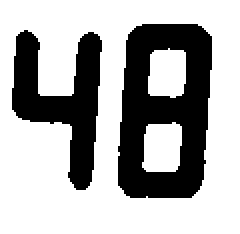
#> input picture test/test48.jpg, 120 x 117 px, found by its file name (shown 2 times larger)
$ python test.py
#> lines starting #> are read from the running program, lines starting #| are printed output that depends on the picture; after the words box and inside, x2 and y2 are one past the last pixel; in counts of white or black regions, pixels touching at a corner belong together
import cv2
import numpy as np
from PIL import Image

img = cv2.imread("C:/Code/OCR/test/test123.jpg")
img = cv2.imread("C:/Code/OCR/test/test48.jpg")
#> img is the input picture: shape (117, 120, 3); 68.1% white; 2 black regions, box (x1, y1, x2, y2) and area: (59, 12, 106, 99) 2808, (6, 15, 51, 95) 1672

cv2.imshow("test", img)
cv2.waitKey(0)

SegmentMask = (
    (1, 1, 1, 1, 1, 1, 0, 0),  # 0
    (1, 1, 1, 1, 1, 1, 1, 1),  # 1
    (1, 1, 0, 1, 1, 0, 1, 0),  # 2
    (1, 1, 1, 1, 0, 0, 1, 0),  # 3
    (0, 1, 1, 0, 0, 1, 1, 0),  # 4
    (1, 0, 1, 1, 0, 1, 1, 0),  # 5
    (0, 0, 1, 1, 1, 1, 1, 0),  # 6
    (1, 1, 1, 0, 0, 0, 0, 0),  # 7
    (1, 1, 1, 1, 1, 1, 1, 0),  # 8
    (1, 1, 1, 0, 0, 1, 1, 0),  # 9
)

NumSegments = 8
TestWindowSize: int = 2
ThresholdPct = 0.4


def preProcessing(img):
    img = cv2.cvtColor(img, cv2.COLOR_BGR2GRAY)
    img = cv2.GaussianBlur(img, (5, 5), 0)
    img = cv2.threshold(img, 0, 255, cv2.THRESH_BINARY + cv2.THRESH_OTSU)[1]
    return img


def cut(img):
    img = crop(img)

    h, w = img.shape
    marge = 0
    menge = 0
    for i in range(w):
        if img[:, i].all() == True:
            marge += i
            menge += 1
    try:
        middle = round(marge / menge)
    except:
        middle = round(w / 2)
    # cv2.line(img, (middle, 0), (middle, h), color=(0, 0, 0), thickness=2)
    cv2.imshow("", img)
    cv2.waitKey(0)

    # middle = round(w / 2)
    print(img[:, middle].all())
    # img = cv2.line(img, (middle, 0), (middle, h), color=(0, 0, 0), thickness=2)
    if img[:, middle].all() == True:
        print("Test")
        img1 = img[0:h, 0:middle]
        img2 = img[0:h, middle:w]
        img1 = crop(img1)
        img2 = crop(img2)
        return img1, img2
    else:
        return img, None


def crop(img):
    array = np.array(img)

    blacky, blackx = np.where(array == 0)

    top, bottom = blacky[0], blacky[-1]
    # Find first and last column containing yellow pixels

    left, right = min(blackx), max(blackx)

    img = array[top + 2 : bottom - 2, left + 2 : right - 2]

    return img


def deskew(img):
    rows, cols = img.shape

    blacky, blackx = np.where(img == 0)

    topleft = [blackx[0], blacky[0]]
    topright = [max(blackx), blacky[0]]
    bottomleft = [min(blackx), blacky[-15]]

    img = cv2.circle(img, bottomleft, 2, 0, 2)

    cv2.imshow("test", img)
    cv2.waitKey(0)
    pts1 = np.float32([topleft, topright, bottomleft])
    pts2 = np.float32([topleft, topright, [blackx[0], max(blacky)]])

    M = cv2.getAffineTransform(pts1, pts2)
    dst = cv2.warpAffine(img, M, (cols, rows), borderValue=(255, 255, 255))

    return dst


def read(img):
    rows, cols = img.shape

    SegmentTestPoints = (
        (
            (round(cols * 0.4), round(rows * 0.05)),
            (round(cols * 0.6), round(rows * 0.05)),
        ),  # 0
        (
            (round(cols * 0.9), round(rows * 0.25)),
            (round(cols * 0.9), round(rows * 0.35)),
        ),  # 1
        (
            (round(cols * 0.9), round(rows * 0.65)),
            (round(cols * 0.9), round(rows * 0.75)),
        ),  # 2
        (
            (round(cols * 0.4), round(rows * 0.95)),
            (round(cols * 0.6), round(rows * 0.95)),
        ),  # 3
        (
            (round(cols * 0.1), round(rows * 0.65)),
            (round(cols * 0.1), round(rows * 0.75)),
        ),  # 4
        (
            (round(cols * 0.15), round(rows * 0.25)),
            (round(cols * 0.15), round(rows * 0.35)),
        ),  # 5
        (
            (round(cols * 0.4), round(rows * 0.5)),
            (round(cols * 0.6), round(rows * 0.5)),
        ),  # 6
        (
            (round(cols * 0.5), round(rows * 0.3)),
            (round(cols * 0.5), round(rows * 0.7)),
        ),  # 7 check for 1
    )

    if len(img.shape) > 2 and img.shape[2] != 1:
        raise TypeError("Input image is not grayscale.")

    half_window = int(TestWindowSize / 2)
    max_val = np.iinfo(img.dtype).max
    is_seg_active = list()

    for seg in range(NumSegments):
        test_pts = SegmentTestPoints[seg]
        num_pts = len(test_pts)
        pt_vals = list()

        for pt_idx in range(num_pts):
            num_px = 0
            px_val: int = 0
            pt = test_pts[pt_idx]
            for x in range(-half_window, half_window):
                for y in range(-half_window, half_window):
                    px_val += int(img.item(pt[1] + y, pt[0] + x))
                    num_px += 1
            pt_vals.append(int(px_val / num_px))

        seg_mean = sum(pt_vals) / num_pts
        pct = float(seg_mean / max_val)
        active = 0
        if pct <= ThresholdPct:
            active = 1

        is_seg_active.append(active)

    print(is_seg_active)

    for seg_num, mask in enumerate(SegmentMask):
        if len(is_seg_active) != len(mask):
            raise ValueError("seg_active size != mask size")

        matched = True

        for x, seg_val in enumerate(mask):
            if seg_val != is_seg_active[x]:
                matched = False
                break

        if matched:
            return seg_num


img = preProcessing(img)
#> in preProcessing, `img = cv2.GaussianBlur(img, (5, 5), 0)`:
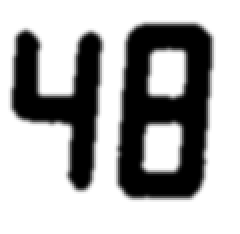
#> img: shape (117, 120) (shown 2 times larger); min 0, max 255, mean 173.6
#> in preProcessing, `img = cv2.threshold(img, 0, 255, cv2.THRESH_BINARY + cv2.THRESH_OTSU)[1]`: img: shape (117, 120); 68.1% white; 2 black regions, box (x1, y1, x2, y2) and area: (59, 12, 106, 99) 2810, (6, 15, 51, 95) 1672


# img = deskew(img)
if img.all() == True:
    print("0 , eig done")

img = crop(img)
#> in crop, `blacky, blackx = np.where(array == 0)`: blacky = 4482 values from 12 to 98; blackx = 4482 values, max 105 at index 299, min 6 at index 1629, mean 62.89
#> in crop, `top, bottom = blacky[0], blacky[-1]`: top = 12; bottom = 98
#> in crop, `left, right = min(blackx), max(blackx)`: left = 6; right = 105
#> in crop, `img = array[top + 2 : bottom - 2, left + 2 : right - 2]`:
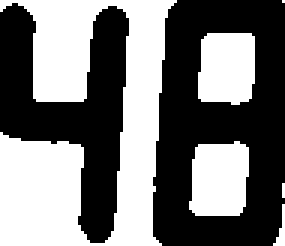
#> img: shape (82, 95) (shown 3 times larger); 46.3% white; 6 white regions (2 under 20 px), largest, box (x1, y1, x2, y2) and area: (0, 0, 59, 82) 2726, (63, 47, 83, 72) 436, (66, 11, 85, 35) 415, (91, 68, 95, 82) 24
img1, img2 = cut(img)
#> in crop (call 2), `blacky, blackx = np.where(array == 0)`: blacky = 4183 values from 0 to 81; blackx = 4183 values, max 94 at index 73, min 0 at index 175, mean 53.74
#> in crop (call 2), `top, bottom = blacky[0], blacky[-1]`: top = 0; bottom = 81
#> in crop (call 2), `left, right = min(blackx), max(blackx)`: left = 0; right = 94
#> in crop (call 2), `img = array[top + 2 : bottom - 2, left + 2 : right - 2]`:
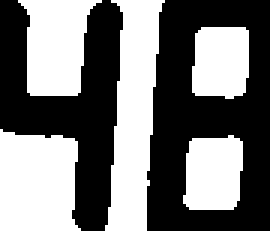
#> img: shape (77, 90) (shown 3 times larger); 46.8% white; 5 white regions, box (x1, y1, x2, y2) and area: (35, 0, 55, 77) 964, (0, 43, 27, 77) 807, (6, 0, 34, 32) 621, (61, 45, 81, 70) 436, (64, 9, 83, 33) 415
#> after the loop in cut, `for i in range(w):`: marge = 356; menge = 8
#> in cut, `middle = round(marge / menge)`: middle = 44
#| True
#> in cut, `img1 = img[0:h, 0:middle]`:
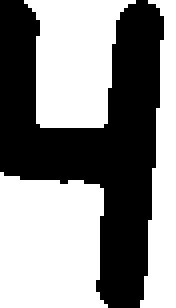
#> img1: shape (77, 44) (shown 4 times larger); 54.6% white; 1 black region, box (x1, y1, x2, y2) and area: (0, 0, 41, 77) 1537
#> in cut, `img2 = img[0:h, middle:w]`:
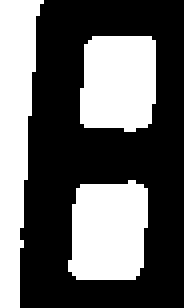
#> img2: shape (77, 46) (shown 4 times larger); 39.3% white; 3 white regions, box (x1, y1, x2, y2) and area: (0, 0, 11, 77) 541, (17, 45, 37, 70) 436, (20, 9, 39, 33) 415
#> in crop (call 3), `blacky, blackx = np.where(array == 0)`: blacky = 1537 values from 0 to 76; blackx = 1537 values, max 40 at index 78, min 0 at index 0, mean 22.58
#> in crop (call 3), `top, bottom = blacky[0], blacky[-1]`: bottom = 76
#> in crop (call 3), `left, right = min(blackx), max(blackx)`: right = 40
#> in crop (call 3), `img = array[top + 2 : bottom - 2, left + 2 : right - 2]`:
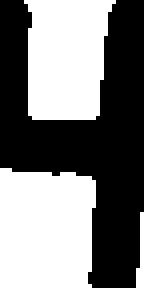
#> img: shape (72, 36) (shown 4 times larger); 48.6% white; 3 white regions, box (x1, y1, x2, y2) and area: (0, 42, 24, 72) 668, (6, 0, 29, 30) 568, (34, 53, 36, 72) 24
#> in crop (call 4), `blacky, blackx = np.where(array == 0)`: blacky = 2150 values from 0 to 76; blackx = 2150 values, max 45 at index 34, min 5 at index 1564, mean 25.2
#> in crop (call 4), `left, right = min(blackx), max(blackx)`: left = 5; right = 45
#> in crop (call 4), `img = array[top + 2 : bottom - 2, left + 2 : right - 2]`:
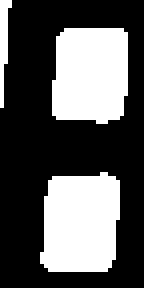
#> img: shape (72, 36) (shown 4 times larger); 34.6% white; 3 white regions, box (x1, y1, x2, y2) and area: (10, 43, 30, 68) 436, (13, 7, 32, 31) 415, (0, 0, 3, 27) 45

# img2 = deskew(img2)
xd2 = None
cv2.imshow("", img1)

cv2.waitKey(0)
try:
    xd2 = read(img2)
#> after the loop in read, `for seg in range(NumSegments):`: is_seg_active = [1, 1, 1, 0, 1, 1, 1, 0]; px_val = 1020
#| [1, 1, 1, 0, 1, 1, 1, 0]
    cv2.imshow("", img2)
    cv2.waitKey(0)
    h1, w1 = img1.shape
#> h1 = 72; w1 = 36
    h2, w2 = img2.shape
#> h2 = 72; w2 = 36
    if w1 > w2 * 2:
        xd2 = 1
except:
    pass
xd1 = read(img1)
#| [0, 1, 1, 0, 0, 1, 1, 0]
#> xd1 = 4

if xd2 != None:
    erg = str(xd1) + str(xd2)
else:
    erg = str(xd1)
#> erg = '4'

print(erg, "test")
#| 4 test

cv2.imshow("", img1)
cv2.waitKey(0)

$ run again, with test/test11.jpg copied over test/test48.jpg
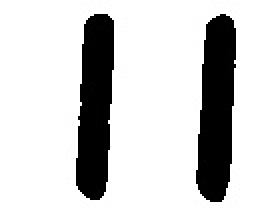
#> input picture test/test11.jpg, 130 x 106 px, found by its file name (shown 2 times larger)
#> img is the input picture: shape (106, 130, 3); min 0, max 255, mean 202.6
#> blacky = 2833 values from 7 to 100; blackx = 2833 values, max 117 at index 189, min 38 at index 2212, mean 78.13
#> top = 7; bottom = 100
#> left = 38; right = 117
#> in crop, `img = array[top + 2 : bottom - 2, left + 2 : right - 2]`:
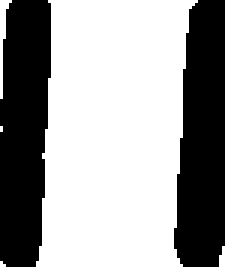
#> img: shape (89, 75) (shown 3 times larger); 61.3% white; 2 black regions, box (x1, y1, x2, y2) and area: (0, 0, 17, 89) 1314, (58, 0, 75, 89) 1272
#> after the loop in cut, `for i in range(w):`: marge = 1435; menge = 41
#> middle = 35
#| True
#> img1: shape (84, 35); 61.6% white; 1 black region, box (x1, y1, x2, y2) and area: (0, 0, 15, 84) 1130
#> in cut, `img2 = img[0:h, middle:w]`:
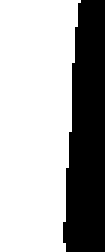
#> img2: shape (84, 35) (shown 3 times larger); 67.1% white; 1 black region, box (x1, y1, x2, y2) and area: (21, 0, 35, 84) 968
#> after the loop in read, `for seg in range(NumSegments):`: is_seg_active = [1, 1, 1, 1, 1, 0, 1, 1]; px_val = 0
#| [1, 1, 1, 1, 1, 0, 1, 1]
#| [1, 1, 1, 1, 1, 1, 1, 1]
#> xd1 = 1
#> erg = '1'
#| 1 test

$ run again, with test/0.jpg copied over test/test48.jpg
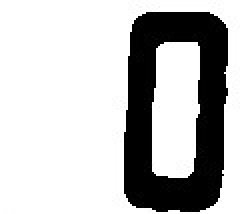
#> input picture test/0.jpg, 120 x 107 px, found by its file name (shown 2 times larger)
#> img is the input picture: shape (107, 120, 3); min 0, max 255, mean 189.5
#> blacky = 3312 values from 6 to 106; blackx = 3312 values, max 113 at index 380, min 62 at index 1896, mean 87.51
#> top = 6; bottom = 106
#> left = 62; right = 113
#> in crop, `img = array[top + 2 : bottom - 2, left + 2 : right - 2]`:
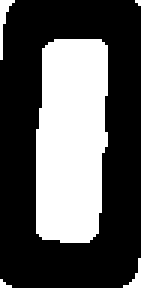
#> img: shape (96, 47) (shown 3 times larger); 34% white; 5 white regions (2 under 20 px), largest, box (x1, y1, x2, y2) and area: (12, 13, 36, 81) 1468, (0, 0, 5, 20) 35, (41, 86, 47, 96) 22
#> blacky = 2977 values from 0 to 95; blackx = 2977 values, max 46 at index 125, min 0 at index 758, mean 22.97
#> top = 0; bottom = 95
#> left = 0; right = 46
#> in crop (call 2), `img = array[top + 2 : bottom - 2, left + 2 : right - 2]`:
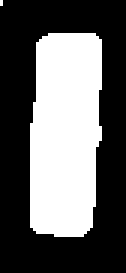
#> img: shape (91, 42) (shown 3 times larger); 38.5% white; 2 white regions (1 under 20 px), largest, box (x1, y1, x2, y2) and area: (10, 11, 34, 79) 1468
#> after the loop in cut, `for i in range(w):`: marge = 0
#| False
#| [1, 1, 1, 1, 1, 1, 0, 0]
#> erg = '0'
#| 0 test
